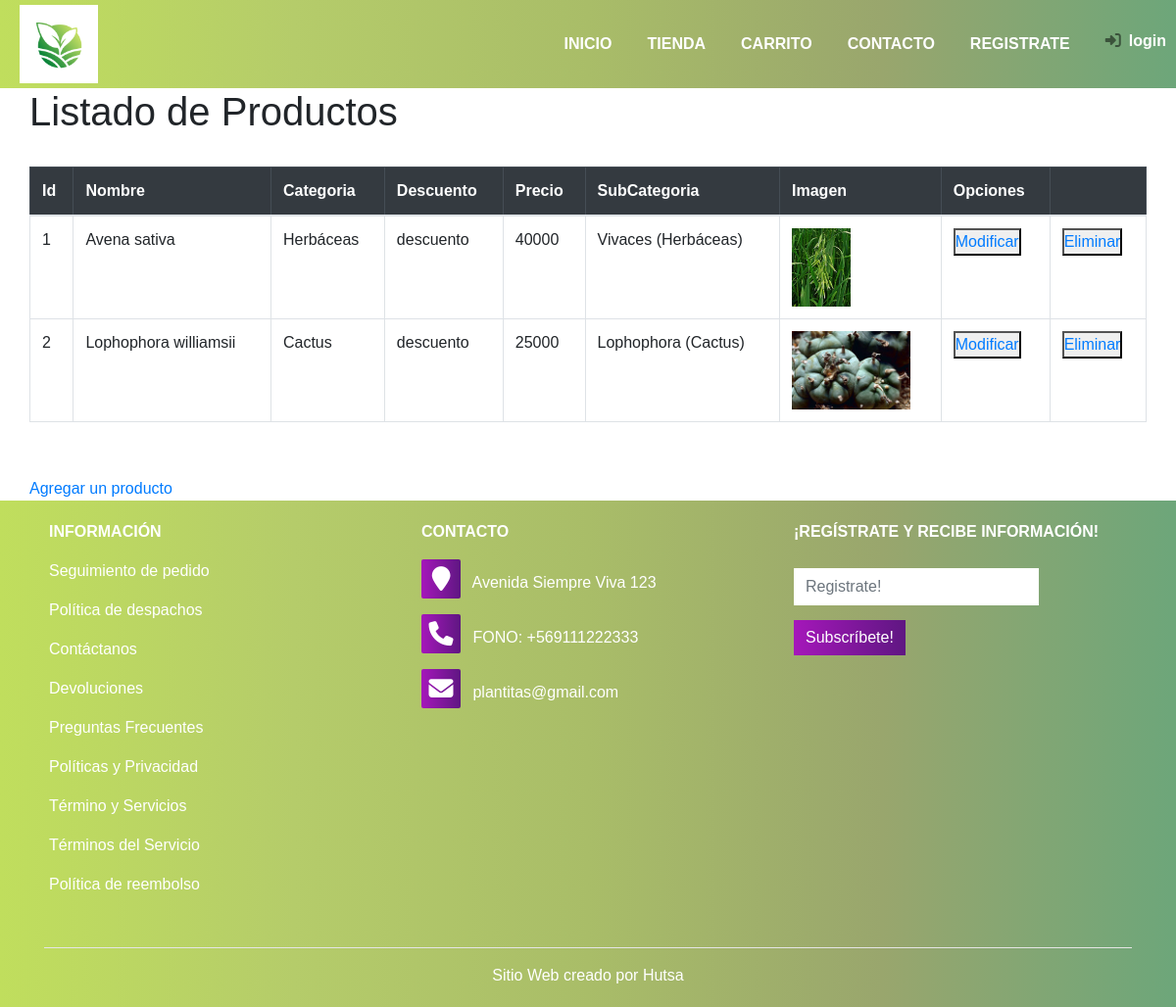
Page /productosList.html on the earlier database version.
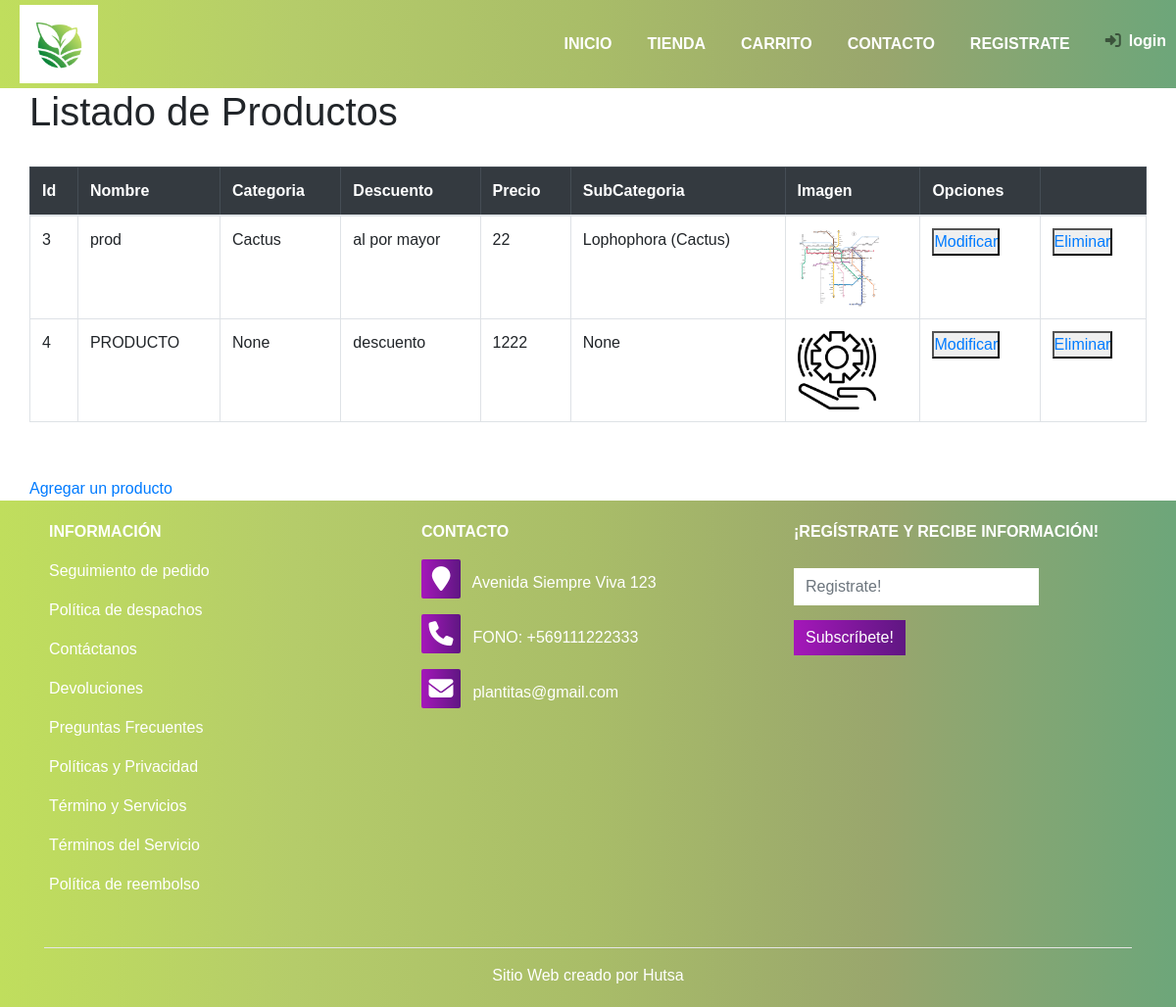
Same page on the later database version.
### venta/models.py (models this page shows, shortened)
class Producto(models.Model):
        nombre_producto         = models.CharField(max_length=50,null=True)
        categoria               = models.ForeignKey(categoria, on_delete=models.CASCADE,null=True)
        descuento               = models.ForeignKey(descuento,default=0, on_delete=models.CASCADE,null=True)
        precio                  = models.IntegerField(default=0, null=True)
        subcategoria            = models.ForeignKey(subcategoria, on_delete=models.CASCADE,null=True)
        imgProducto             = models.ImageField(upload_to="imgproductos", null=True)

class categoria(models.Model):
        NombreCategoria         = models.CharField(max_length=50,null=True)
        def __str__(self):
                return self.NombreCategoria

class descuento(models.Model):
        descuentostr            = models.CharField(max_length=50,null=True)
        descuento               = models.IntegerField(default=0, null=True)
        def __str__(self):
                return self.descuentostr

class subcategoria(models.Model):
        Nombresubcategoria      = models.CharField(max_length=50,null=True)
        categoria               = models.ForeignKey(categoria, on_delete=models.CASCADE,null=True)
        def __str__(self):
                return "{Nombresubcategoria} ({categoria})".format(Nombresubcategoria=self.Nombresubcategoria, categoria=self.categoria.NombreCategoria)

### venta/views.py (the view)
# urls.py: path('productosList.html', views.productosList, name='productosList'),
def productosList(request):
    cart = Carrito(request)
    productos = Producto.objects.all()
    context={
        'productos' : productos
    }
    return render(request, 'venta/productosList.html', context)

### venta/context_processor.py (called while the page is built)
def cart_total_amount(request):
    total = 0
    FprecioC = 0
    if request.user.is_authenticated:
        for key, value in request.session['cart'].items():
            total = total + (float(value['price']) * value['quantity'])
            FprecioC= int(total)
    return {'cart_total_amount': FprecioC}

### venta/templates/venta/productosList.html (shortened to what this page needs)
{%extends 'venta/base.html'%}
{% load static %}
{% block content %}
<body>
    <div class="container">
        <div class="row">
            <h1>Listado de Productos</h1>
        </div>
        <br>
        <div class="row mb-3">
            <table class="table table-bordered" id="usuarios">
                <thead class="table-dark">
                    <tr>
                        <th scope="col">Id</th>
                        <th scope="col">Nombre</th>
                        <th scope="col">Categoria</th>
                        <th scope="col">Descuento</th>
                        <th scope="col">Precio</th>
                        <th scope="col">SubCategoria</th>
                        <th scope="col">Imagen</th>
                        <th scope="col">Opciones</th>
                        <th scope="col"></th>
                    </tr>
                </thead>
                {% for p in productos%}
                <tr>
                    <td>{{p.pk}}</td>
                    <td>{{p.nombre_producto}}</td>
                    <td>{{p.categoria}}</td>
                    <td>{{p.descuento}}</td>
                    <td>{{p.precio}}</td>
                    <td>{{p.subcategoria}}</td>
                    <td><img src="{{p.imgProducto.url}}" alt="" height="80px"></td>
                    <td><button type="button"><a href="{% url 'modificar_producto' pk=p.pk %}">Modificar</a></button></td>
                    <td><button type="button"><a href="{% url 'eliminar_producto' id=p.pk %}">Eliminar</a></button></td>
                </tr>
                {% endfor %}
            </table>
        </div>
        <br>
        <div class="row">
            <a href="{%url 'producto_add' %}">Agregar un producto</a>
        </div>
    </div>
</body>
{%endblock%}

### venta/templates/venta/base.html (shortened to what this page needs)
<!DOCTYPE html>
<html lang="en">
{%load static%}
<head>
    <link rel="stylesheet" href="https://stackpath.bootstrapcdn.com/bootstrap/4.2.1/css/bootstrap.min.css">
    <link rel="stylesheet" href="https://stackpath.bootstrapcdn.com/font-awesome/4.7.0/css/font-awesome.min.css">
    <link rel="stylesheet" href="https://cdnjs.cloudflare.com/ajax/libs/font-awesome/6.4.0/css/all.min.css">
    <link rel="stylesheet" href="{% static 'core/css/base.css'%}">
    <link rel="stylesheet" href="{% static 'core/css/style.css'%}">
    <link rel="stylesheet" href="{% static 'core/css/tienda.css'%}">
    <link rel="stylesheet" href="{% static 'core/css/login.css'%}">
    <link rel="stylesheet" href="{% static 'core/css/sign-up.css'%}">
    <link rel="stylesheet" href="{% static 'core/css/edit.css'%}">
</head>
<body>
<section id="nav-bar">
    <nav class="navbar navbar-expand-lg navbar-light bg-light">
        <a class="navbar-brand" href="#"><img src="{% static 'core/images/LOGO.png' %}" alt="LOGO"></a>
        <div class="collapse navbar-collapse" id="navbarNav">
            <ul class="navbar-nav ml-auto">
                <li class="nav-item">
                <a class="nav-link" href="{%url 'inicio'%}">INICIO</a>
                </li>
                <li class="nav-item">
                <a class="nav-link" href="{%url 'tienda'%}">TIENDA</a>
                </li>
                <li class="nav-item">
                <a class="nav-link " href="{%url 'carrito'%}">CARRITO</a>
                </li>
                <li class="nav-item">
                <a class="nav-link " href="#footer">CONTACTO</a>
                </li>
                <li class="nav-item">
                <a class="nav-link " href="{%url 'sign'%}">REGISTRATE</a>
                </li>
                {% if user.is_anonymous %}
                <li class="nav-item">
                    <a href="/login"><i class="nav-link fas fa-sign-in-alt"></i>login</a>
                </li>
                {% endif %}
            </ul>
        </div>
    </nav>
</section>
{% block content %}
{% endblock %}
<section id="footer">
    <div class="container">
        <div class="row">
            <div class="col-md-4 footer-box">
                <p><b>INFORMACIÓN</b></p>
                <p>Seguimiento de pedido</P>
                <p>Política de despachos</P>
                <p>Contáctanos</P>
                <p>Devoluciones</P>
                <p>Preguntas Frecuentes</P>
                <p>Políticas y Privacidad</P>
                <p>Término y Servicios</P>
                <p>Términos del Servicio</P>
                <p>Política de reembolso</P>
            </div>
            <div class="col-md-4 footer-box">
                <p><b>CONTACTO</b></p>
                <P><i class="fa fa-map-marker" aria-hidden="true"></i>  Avenida Siempre Viva 123</P>
                <p><i class="fa fa-phone" aria-hidden="true"></i>  FONO: +569111222333</p>
                <P><i class="fa fa-envelope-o" aria-hidden="true"></i>  plantitas@gmail.com</P>
            </div>
            <div class="col-md-4 footer-box">
                <p><b>¡REGÍSTRATE Y RECIBE INFORMACIÓN!</b></p>
                <input type="email" class="form-control" placeholder="Registrate!">
                <button type="button" class="btn btn-primary">Subscríbete!</button>
            </div>
        </div>
        <hr>
        <p class="copyright">Sitio Web creado por Hutsa</p>
    </div>
</section>
</body>
</html>

### venta/static/core/css/base.css (style rules this page uses)
* { margin: 0; padding: 0; }
body { font-family: sans-serif; }
#nav-bar { position: sticky; top: 0; z-index: 10; }
.navbar { background-image: linear-gradient(to right, #c0de5d,#b5cc6a,#a9bd68 , #99a66d,#6da67a); padding: 0 !important; }
.navbar-brand img { height: 80px; padding-left: 20px; }
.navbar-nav li { padding: 0 10px; }
.navbar-nav li a { color: #fff !important; font-weight: 600; float: right; text-align: left; }
#footer { background-image: linear-gradient(to right, #c0de5d,#b5cc6a,#a9bd68 , #99a66d,#6da67a); color: #fff; }
.footer-box { padding: 20px; }
.footer-box .fa { margin-right: 8px; font-size: 25px; height: 40px; width: 40px; text-align: center; padding-top: 7px; border-radius: 2px; background-image: linear-gradient(to right, #a517ba, #5f1782); }
.footer-box .form-control { box-shadow: none !important; border: none; border-radius: 0; margin-top: 25px; max-width: 250px; }
.footer-box .btn-primary { box-shadow: none !important; border: none; border-radius: 0; margin-top: 15px; background-image: linear-gradient(to right, #a517ba, #5f1782); }
hr { background-color: #fff; }
.copyright { margin-bottom: 0; padding-bottom: 20px; text-align: center; }

Differences in the rows shown:
removed Producto: pk "1", nombre_producto "Avena sativa", categoria "Herbáceas", descuento "descuento", precio "40000", subcategoria "Vivaces (Herbáceas)", imgProducto (picture)
removed Producto: pk "2", nombre_producto "Lophophora williamsii", categoria "Cactus", descuento "descuento", precio "25000", subcategoria "Lophophora (Cactus)", imgProducto (picture)
added Producto: pk "3", nombre_producto "prod", categoria "Cactus", descuento "al por mayor", precio "22", subcategoria "Lophophora (Cactus)", imgProducto (picture)
added Producto: pk "4", nombre_producto "PRODUCTO", categoria "None", descuento "descuento", precio "1222", subcategoria "None", imgProducto (picture)
